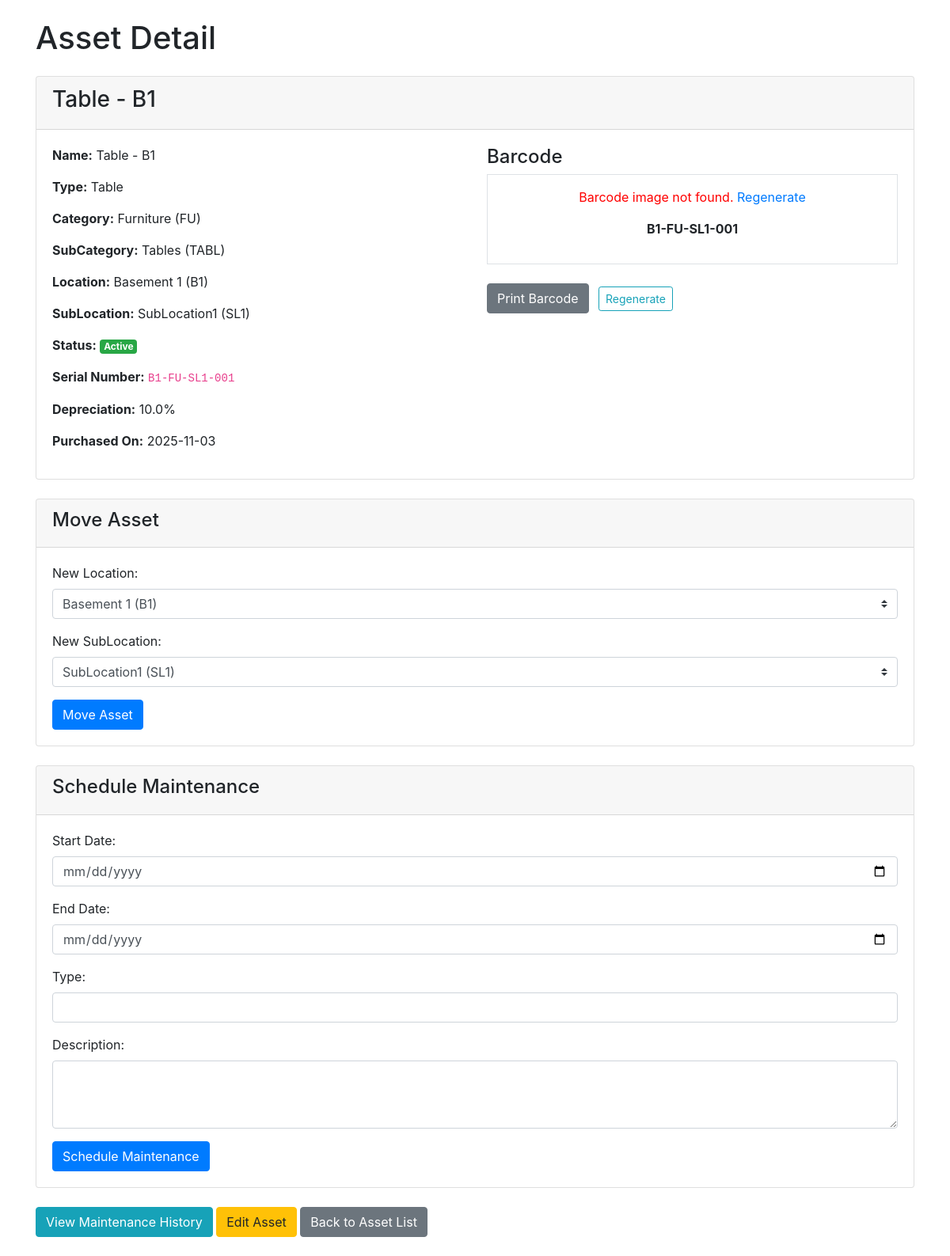
/assets/1, run on an earlier commit of the app's database.
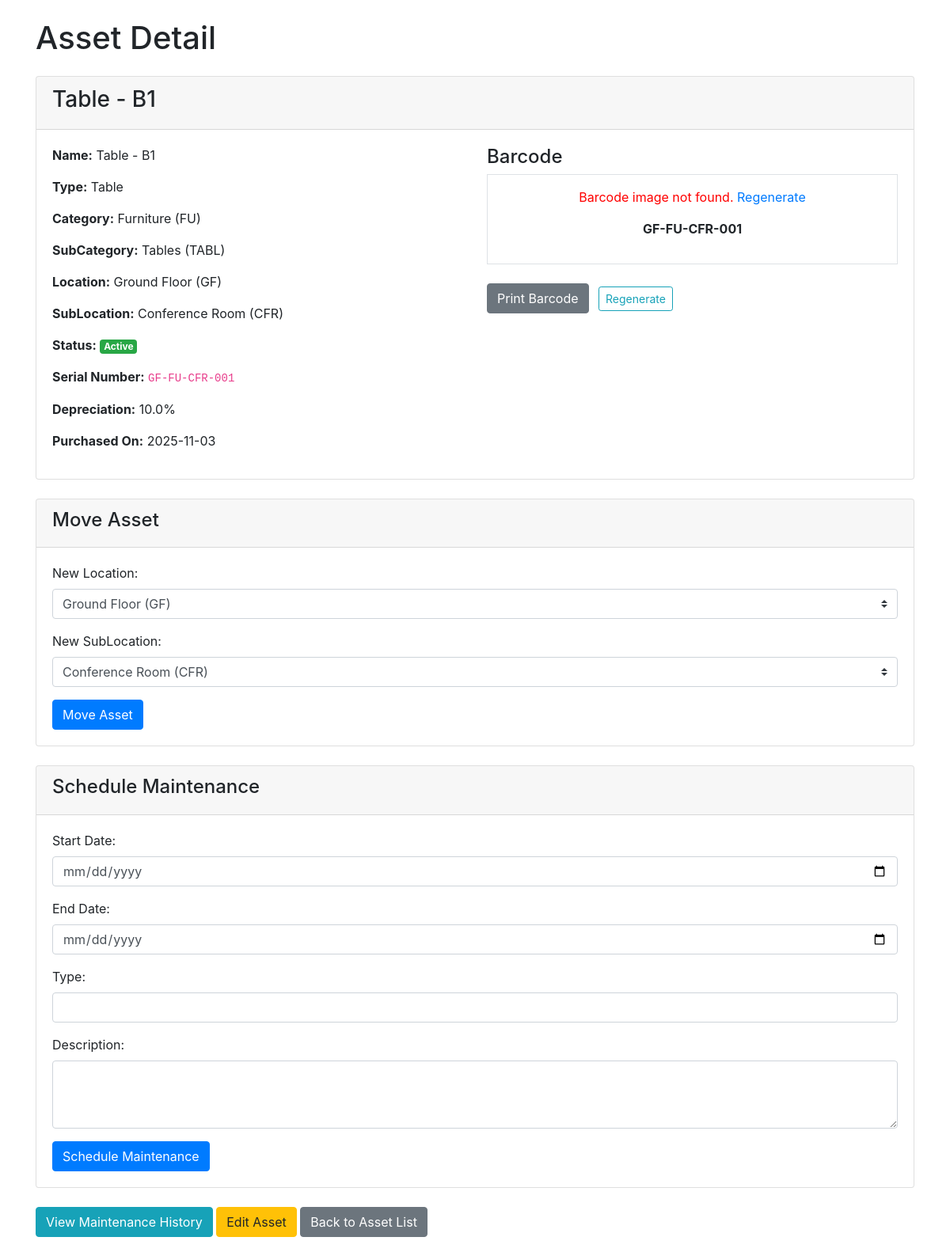
And on a later commit of the database.
### app/models.py (models this page shows)
class Location(db.Model):
    id = db.Column(db.Integer, primary_key=True)
    name = db.Column(db.String(50), unique=True, nullable=False)
    code = db.Column(db.String(10), unique=True, nullable=False)

class SubLocation(db.Model):
    id = db.Column(db.Integer, primary_key=True)
    name = db.Column(db.String(50), nullable=False)
    code = db.Column(db.String(10), nullable=False)
    location_id = db.Column(db.Integer, db.ForeignKey('location.id'), nullable=False)

class Asset(db.Model):
    id = db.Column(db.Integer, primary_key=True)
    name = db.Column(db.String(100), nullable=False)
    type = db.Column(db.String(50), nullable=False)
    category_id = db.Column(db.Integer, db.ForeignKey('category.id'), nullable=False)
    subcategory_id = db.Column(db.Integer, db.ForeignKey('sub_category.id'), nullable=False)
    location_id = db.Column(db.Integer, db.ForeignKey('location.id'), nullable=False)
    sublocation_id = db.Column(db.Integer, db.ForeignKey('sub_location.id'), nullable=False)
    status = db.Column(db.String(50), nullable=False)
    assigned_to = db.Column(db.String(100))
    depreciation = db.Column(db.Float, nullable=False)
    purchased_on = db.Column(db.Date, nullable=False)
    serial_number = db.Column(db.String(100), unique=True, nullable=False)
    category = db.relationship('Category', backref='assets')
    subcategory = db.relationship('SubCategory', backref='assets')
    location = db.relationship('Location', backref='assets')
    sub_location = db.relationship('SubLocation', backref='assets')

### app/views.py (the view)
@app.route('/assets/<int:asset_id>', methods=['GET'])
def asset_detail(asset_id):
    asset = Asset.query.get_or_404(asset_id)
    locations = Location.query.all()
    sublocations = SubLocation.query.all()
    return render_template('asset_detail.html', asset=asset, locations=locations, sublocations=sublocations)

### app/templates/asset_detail.html (shortened to what the changed rows need)
{% extends 'base.html' %}
{% block content %}
    <h1 class="mb-4">Asset Detail</h1>
    <div class="card mb-4">
        <div class="card-header">
            <h3>{{ asset.name }}</h3>
        </div>
        <div class="card-body">
            <div class="row">
                <div class="col-md-6">
                    <p><strong>Name:</strong> {{ asset.name }}</p>
                    <p><strong>Type:</strong> {{ asset.type }}</p>
                    <p><strong>Category:</strong> {{ asset.category.name }} ({{ asset.category.code }})</p>
                    <p><strong>SubCategory:</strong> {{ asset.subcategory.name }} ({{ asset.subcategory.code }})</p>
                    <p><strong>Location:</strong> {{ asset.location.name }} ({{ asset.location.code }})</p>
                    <p><strong>SubLocation:</strong> {{ asset.sub_location.name }} ({{ asset.sub_location.code }})</p>
                    <p><strong>Status:</strong>
                        <span class="badge badge-{% if asset.status == 'Active' %}success{% elif asset.status == 'Under Repair' %}warning{% else %}danger{% endif %}">
                            {{ asset.status }}
                        </span>
                    </p>
                    <p><strong>Serial Number:</strong> <code>{{ asset.serial_number }}</code></p>
                    <p><strong>Depreciation:</strong> {{ asset.depreciation }}%</p>
                    <p><strong>Purchased On:</strong> {{ asset.purchased_on }}</p>
                </div>
                <div class="col-md-6">
                    <div id="barcode-section" class="text-center p-3 border" style="background-color: white;">
                        <p class="mt-2"><strong>{{ asset.serial_number }}</strong></p>
                    </div>
                    <br>
                </div>
            </div>
        </div>
    </div>
    <div class="card mb-4">
        <div class="card-body">
            <form action="{{ url_for('move_asset', asset_id=asset.id) }}" method="post">
                <div class="form-group">
                    <label for="new_location">New Location:</label>
                    <select id="new_location" name="new_location" class="custom-select">
                        {% for location in locations %}
                        <option value="{{ location.id }}" {% if location.id == asset.location_id %}selected{% endif %}>{{ location.name }} ({{ location.code }})</option>
                        {% endfor %}
                    </select>
                </div>
                <div class="form-group">
                    <label for="new_sublocation">New SubLocation:</label>
                    <select id="new_sublocation" name="new_sublocation" class="custom-select">
                        {% for sublocation in sublocations %}
                        <option value="{{ sublocation.id }}" {% if sublocation.id == asset.sublocation_id %}selected{% endif %}>{{ sublocation.name }} ({{ sublocation.code }})</option>
                        {% endfor %}
                    </select>
                </div>
            </form>
        </div>
    </div>
{% endblock %}

What changed in the data, as far as the page shows it:
no longer on this page (row unchanged): Location: location.name "Basement 1", location.code "B1"
no longer on this page (row unchanged): SubLocation: sub_location.name "SubLocation1", sub_location.code "SL1"
changed Asset "Table - B1": serial_number "B1-FU-SL1-001" → "GF-FU-CFR-001"; new_location "Basement 1 (B1)" → "Ground Floor (GF)"; new_sublocation "SubLocation1 (SL1)" → "Conference Room (CFR)"
now on this page (row unchanged): Location: location.name "Ground Floor", location.code "GF"
added SubLocation: sub_location.name "Conference Room", sub_location.code "CFR"
